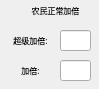
     <widget class="QWidget" name="scrollAreaWidgetContents_10">
      <property name="geometry">
       <rect>
        <x>0</x>
        <y>0</y>
        <width>99</width>
        <height>89</height>
       </rect>
      </property>
      <widget class="QLabel" name="landlord_label_3">
       <property name="geometry">
        <rect>
         <x>10</x>
         <y>0</y>
         <width>91</width>
         <height>21</height>
        </rect>
       </property>
       <property name="font">
        <font>
         <family>微软雅黑</family>
         <pointsize>6</pointsize>
         <weight>50</weight>
         <italic>false</italic>
         <bold>false</bold>
        </font>
       </property>
       <property name="text">
        <string>农民正常加倍</string>
       </property>
       <property name="alignment">
        <set>Qt::AlignCenter</set>
       </property>
      </widget>
      <widget class="QLabel" name="jiabei_label_6">
       <property name="geometry">
        <rect>
         <x>10</x>
         <y>60</y>
         <width>41</width>
         <height>21</height>
        </rect>
       </property>
       <property name="font">
        <font>
         <family>微软雅黑</family>
         <pointsize>6</pointsize>
         <weight>50</weight>
         <italic>false</italic>
         <bold>false</bold>
        </font>
       </property>
       <property name="text">
        <string>加倍:</string>
       </property>
       <property name="alignment">
        <set>Qt::AlignCenter</set>
       </property>
      </widget>
      <widget class="QLineEdit" name="jiabei_lineEdit_5">
       <property name="geometry">
        <rect>
         <x>60</x>
         <y>30</y>
         <width>31</width>
         <height>21</height>
        </rect>
       </property>
      </widget>
      <widget class="QLineEdit" name="jiabei_lineEdit_6">
       <property name="geometry">
        <rect>
         <x>60</x>
         <y>60</y>
         <width>31</width>
         <height>21</height>
        </rect>
       </property>
      </widget>
      <widget class="QLabel" name="jiabei_label_5">
       <property name="geometry">
        <rect>
         <x>10</x>
         <y>30</y>
         <width>41</width>
         <height>21</height>
        </rect>
       </property>
       <property name="font">
        <font>
         <family>微软雅黑</family>
         <pointsize>6</pointsize>
         <weight>50</weight>
         <italic>false</italic>
         <bold>false</bold>
        </font>
       </property>
       <property name="text">
        <string>超级加倍:</string>
       </property>
       <property name="alignment">
        <set>Qt::AlignCenter</set>
       </property>
      </widget>
     </widget>
